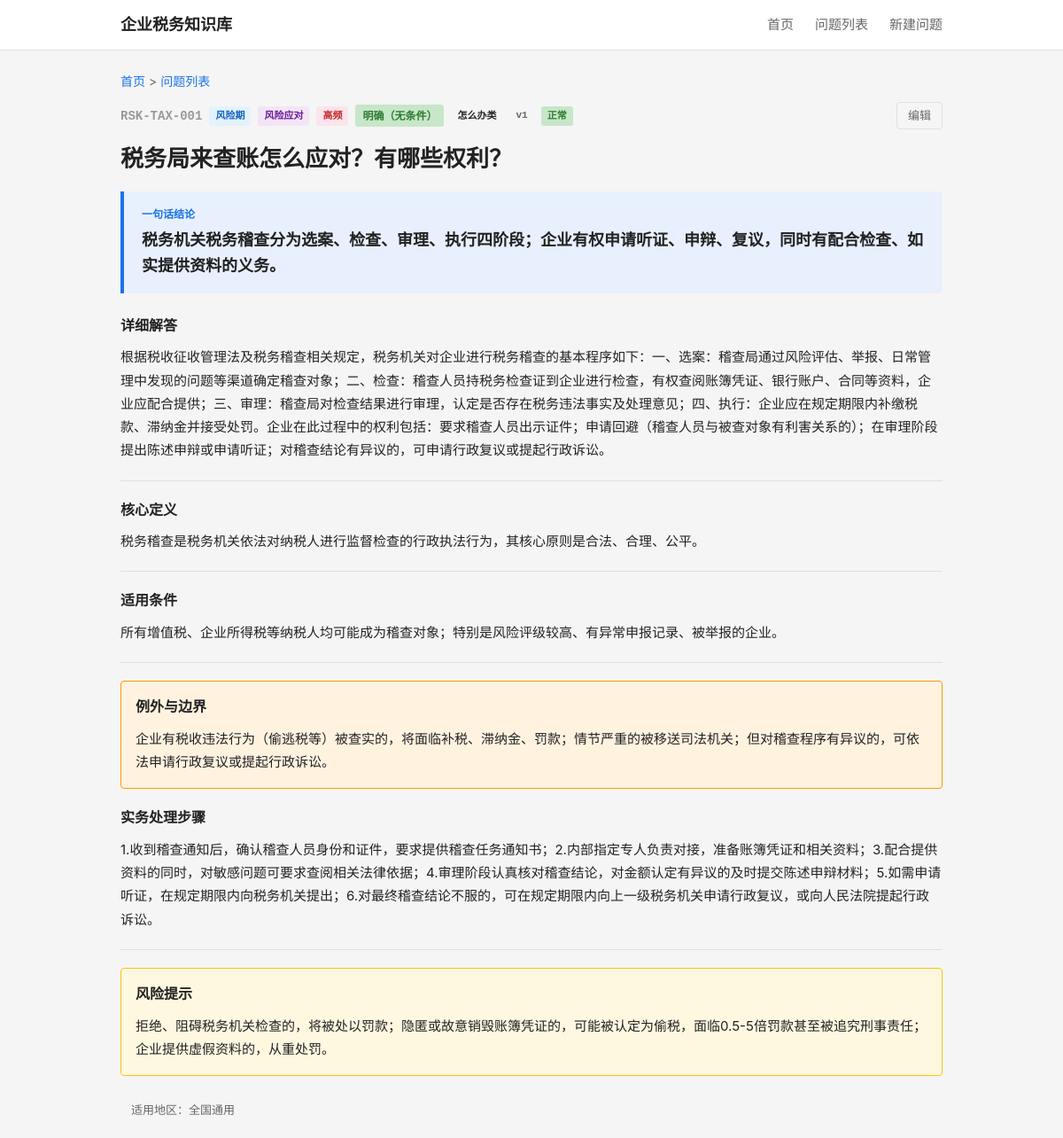
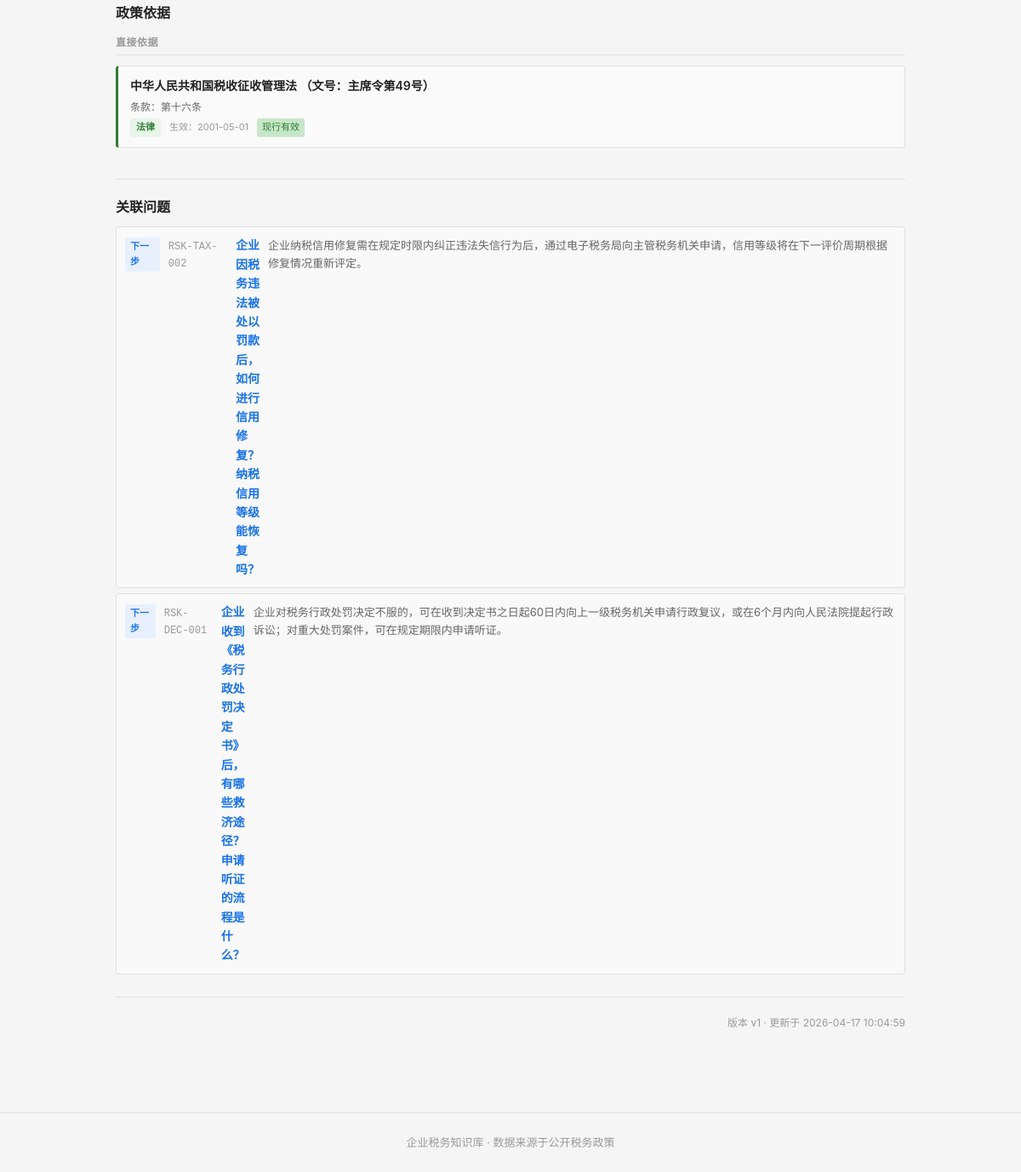
The page /question/RSK-TAX-001 on the database its author committed (2 pictures, top to bottom).
### tables this page shows
CREATE TABLE question_master (
    id              INTEGER PRIMARY KEY AUTOINCREMENT,
    question_code   TEXT NOT NULL UNIQUE,
    question_title  TEXT NOT NULL,
    question_plain  TEXT NOT NULL,

    -- 分类
    stage_code      TEXT NOT NULL,
    module_code     TEXT NOT NULL,
    question_type   TEXT NOT NULL,

    -- 答案
    one_line_answer TEXT NOT NULL,
    detailed_answer TEXT,
    core_definition TEXT,

    -- 条件与边界
    applicable_conditions TEXT,
    exceptions_boundary   TEXT,

    -- 实务
    practical_steps TEXT,
    risk_warning    TEXT,

    -- 适用范围
    scope_level     TEXT NOT NULL DEFAULT 'scope_national',
    local_region    TEXT,

    -- 确定性
    answer_certainty TEXT NOT NULL DEFAULT 'certain_clear',

    -- 元数据
    keywords        TEXT,
    high_frequency_flag INTEGER NOT NULL DEFAULT 0,
    newbie_flag     INTEGER NOT NULL DEFAULT 0,

    -- 版本管理
    status          TEXT NOT NULL DEFAULT 'draft',
    version_no      INTEGER NOT NULL DEFAULT 1,

    -- 审计字段
    created_at      TEXT NOT NULL DEFAULT (datetime('now')),
    updated_at      TEXT NOT NULL DEFAULT (datetime('now'))
);

CREATE TABLE question_policy_link (
    id              INTEGER PRIMARY KEY AUTOINCREMENT,
    question_id     INTEGER NOT NULL,
    policy_id       INTEGER NOT NULL,
    support_type    TEXT NOT NULL,
    support_note    TEXT,
    display_order   INTEGER NOT NULL DEFAULT 1,

    FOREIGN KEY (question_id) REFERENCES question_master(id) ON DELETE CASCADE,
    FOREIGN KEY (policy_id)   REFERENCES policy_basis(id)    ON DELETE CASCADE
);

CREATE TABLE policy_basis (
    id              INTEGER PRIMARY KEY AUTOINCREMENT,
    policy_code     TEXT NOT NULL UNIQUE,
    policy_name     TEXT NOT NULL,
    document_no     TEXT,
    article_ref     TEXT,

    -- 政策层级
    policy_level    TEXT NOT NULL,

    -- 有效期
    effective_date  TEXT,
    expiry_date     TEXT,
    current_status  TEXT NOT NULL DEFAULT 'effective',

    -- 内容摘要
    policy_summary  TEXT,
    raw_quote_short TEXT,

    -- 适用范围
    region_scope    TEXT DEFAULT 'national',

    -- 备注
    remarks         TEXT,

    -- 审计字段
    created_at      TEXT NOT NULL DEFAULT (datetime('now')),
    updated_at      TEXT NOT NULL DEFAULT (datetime('now'))
);

CREATE TABLE question_relation (
    id              INTEGER PRIMARY KEY AUTOINCREMENT,
    question_id     INTEGER NOT NULL,
    related_id      INTEGER NOT NULL,
    relation_type   TEXT NOT NULL,
    display_order   INTEGER NOT NULL DEFAULT 1,

    FOREIGN KEY (question_id) REFERENCES question_master(id) ON DELETE CASCADE,
    FOREIGN KEY (related_id)  REFERENCES question_master(id) ON DELETE CASCADE
);

### backend/app.py (the view)
    @app.route('/question/<question_code>')
    def question_detail(question_code):
        from services.question_service import QuestionService
        svc = QuestionService()
        detail = svc.get_question_detail(question_code)
        if not detail:
            return "问题不存在", 404
        stages = svc.get_stages()
        modules = svc.get_modules()
        return render_template('detail.html',
                               detail=detail, stages=stages, modules=modules)

### backend/services/question_service.py (called while the page is built)
    def _query(self, sql, params=None):
        conn = sqlite3.connect(self.db_path)
        conn.execute("PRAGMA foreign_keys = ON")
        conn.row_factory = sqlite3.Row
        cur = conn.cursor()
        if params:
            cur.execute(sql, params)
        else:
            cur.execute(sql)
        rows = cur.fetchall()
        conn.close()
        return [dict(r) for r in rows]

    def _query_one(self, sql, params=None):
        rows = self._query(sql, params)
        return rows[0] if rows else None

    def get_stages(self):
        return self._query("""
            SELECT tag_code, tag_name
            FROM tag_dict
            WHERE tag_category = 'stage'
            ORDER BY display_order
        """)

    def get_modules(self):
        return self._query("""
            SELECT tag_code, tag_name
            FROM tag_dict
            WHERE tag_category = 'module'
            ORDER BY display_order
        """)

### frontend/templates/detail.html (shortened to what this page needs)
{% extends "base.html" %}
{% macro certainty_label(code) %}
    {% if code == 'certain_clear' %}<span class="certainty-tag clear">明确（无条件）</span>
    {% elif code == 'certain_conditional' %}<span class="certainty-tag condition">有条件</span>
    {% elif code == 'certain_dispute' %}<span class="certainty-tag dispute">有争议</span>
    {% elif code == 'certain_practice' %}<span class="certainty-tag practice">实务做法</span>
    {% else %}<span class="certainty-tag">{{ code }}</span>{% endif %}
{% endmacro %}
{% macro policy_level_label(code) %}{{ {'level_law':'法律','level_admin':'行政法规','level_department':'部门规章','level_bulletin':'规范性文件','level_local':'地方文件'}.get(code, code or '') }}{% endmacro %}
{% macro question_type_label(code) %}
{%- if code == 'type_whether' -%}是否类
{%- elif code == 'type_how' -%}怎么办类
{%- elif code == 'type_define' -%}定义类
{%- elif code == 'type_risk' -%}风险类
{%- elif code == 'type_time' -%}时限类
{%- elif code == 'type_why' -%}为什么类
{%- elif code == 'type_what' -%}是什么类
{%- elif code == 'type_clarify' -%}是否类
{%- elif code == 'type_steps' -%}怎么办类
{%- else -%}{{ code }}{%- endif -%}
{% endmacro %}
{% macro status_label(code) %}
    {% if code == 'active' %}正常
    {% elif code == 'draft' %}草稿
    {% elif code == 'pending' %}待复核
    {% elif code == 'archived' %}归档
    {% elif code == 'obsolete' %}过时
    {% else %}{{ code }}{% endif %}
{% endmacro %}
{% macro stage_label(code) %}
    {%- if code == 'SET' -%}设立期
    {%- elif code == 'OPR' -%}开业期
    {%- elif code == 'CHG' -%}变更期
    {%- elif code == 'RSK' -%}风险期
    {%- elif code == 'SUS' -%}停业期
    {%- elif code == 'CLS' -%}注销期
    {%- else -%}{{ code }}{%- endif -%}
{% endmacro %}
{% macro module_label(code) %}
    {%- if code == 'REG' -%}登记设立
    {%- elif code == 'DEC' -%}申报纳税
    {%- elif code == 'INV' -%}发票管理
    {%- elif code == 'VAT' -%}增值税
    {%- elif code == 'IIT' -%}个人所得税
    {%- elif code == 'CIT' -%}企业所得税
    {%- elif code == 'SSF' -%}社保公积金
    {%- elif code == 'CHG' -%}变更登记
    {%- elif code == 'CLEAR' -%}清税注销
    {%- elif code == 'RISK' -%}风险应对
    {%- elif code == 'FEE' -%}成本费用
    {%- elif code == 'PREF' -%}优惠政策
    {%- elif code == 'ETAX' -%}电子税务
    {%- else -%}{{ code }}{%- endif -%}
{% endmacro %}
{% macro relation_type_label(code) %}
    {%- if code == 'related' -%}相关问题
    {%- elif code == 'next_step' -%}下一步
    {%- elif code == 'prerequisite' -%}前提问题
    {%- elif code == 'similar' -%}相似问题
    {%- elif code == 'see_also' -%}交叉参考
    {%- else -%}{{ code }}{%- endif -%}
{% endmacro %}
{% block main %}
<div class="detail-header">
    <div class="breadcrumb">
        <a href="/">首页</a> &gt; <a href="/questions">问题列表</a>
    </div>
    <div class="question-meta-top">
        <span class="q-code-lg">{{ detail.question_code }}</span>
        <span class="q-badge stage">{{ stage_label(detail.stage_code) }}</span>
        <span class="q-badge module">{{ module_label(detail.module_code) }}</span>
        {% if detail.high_frequency_flag %}
        <span class="q-badge hf">高频</span>
        {% endif %}
        {{ certainty_label(detail.answer_certainty) }}
        <span class="q-badge">{{ question_type_label(detail.question_type) }}</span>
        <span class="q-badge version">v{{ detail.version_no }}</span>
        <span class="q-badge status-{{ detail.status }}">{{ status_label(detail.status) }}</span>
        <a href="/question/{{ detail.question_code }}/edit" class="edit-btn">编辑</a>
    </div>
</div>
<h1 class="detail-title">{{ detail.question_plain if detail.question_plain else detail.question_title }}</h1>
<div class="answer-box">
    <div class="answer-label">一句话结论</div>
    <div class="answer-content">{{ detail.one_line_answer }}</div>
</div>
{% if detail.detailed_answer %}
<div class="detail-section">
    <h3>详细解答</h3>
    <div class="detail-text">{{ detail.detailed_answer }}</div>
</div>
{% endif %}
{% if detail.core_definition %}
<div class="detail-section">
    <h3>核心定义</h3>
    <div class="detail-text">{{ detail.core_definition }}</div>
</div>
{% endif %}
{% if detail.applicable_conditions %}
<div class="detail-section">
    <h3>适用条件</h3>
    <div class="detail-text">{{ detail.applicable_conditions }}</div>
</div>
{% endif %}
{% if detail.exceptions_boundary %}
<div class="detail-section exception">
    <h3>例外与边界</h3>
    <div class="detail-text">{{ detail.exceptions_boundary }}</div>
</div>
{% endif %}
{% if detail.practical_steps %}
<div class="detail-section">
    <h3>实务处理步骤</h3>
    <div class="detail-text">{{ detail.practical_steps }}</div>
</div>
{% endif %}
{% if detail.risk_warning %}
<div class="detail-section warning">
    <h3>风险提示</h3>
    <div class="detail-text">{{ detail.risk_warning }}</div>
</div>
{% endif %}
{% if detail.scope_level == 'scope_national' %}
<div class="scope-note">适用地区：全国通用</div>
{% elif detail.scope_level == 'scope_local' %}
<div class="scope-note">适用地区：地方口径</div>
{% elif detail.scope_level == 'scope_mixed' %}
<div class="scope-note">适用地区：混合口径</div>
{% elif detail.local_region %}
<div class="scope-note local">地区：{{ detail.local_region }}</div>
{% endif %}
{% if detail.policies %}
{% set direct_policies = [] %}
{% set procedure_policies = [] %}
{% set other_policies = [] %}
{% for p in detail.policies %}
    {% if p.support_type == 'support_direct' %}{% do direct_policies.append(p) %}{% endif %}
    {% if p.support_type == 'support_procedure' %}{% do procedure_policies.append(p) %}{% endif %}
    {% if p.support_type not in ['support_direct', 'support_procedure'] %}{% do other_policies.append(p) %}{% endif %}
{% endfor %}
<div class="detail-section policies-section">
    <h3>政策依据</h3>
    {% if direct_policies %}
    <div class="policy-group">
        <div class="policy-group-label">直接依据</div>
        <ul class="policy-list">
            {% for p in direct_policies %}
            <li class="policy-item type-direct">
                <div class="policy-title">
                    {{ p.policy_name }}
                    {% if p.article_ref %}（文号：{{ p.document_no }}）{% endif %}
                </div>
                {% if p.article_ref %}<div class="policy-article">条款：{{ p.article_ref }}</div>{% endif %}
                <div class="policy-meta">
                    <span class="policy-level-badge level-{{ p.policy_level }}">{{ policy_level_label(p.policy_level) }}</span>
                    {% if p.effective_date %}<span class="policy-effective">生效：{{ p.effective_date }}</span>{% endif %}
                    {% if p.current_status == 'pol_effective' %}<span class="policy-stat effective">现行有效</span>
                    {% elif p.current_status == 'pol_expired' %}<span class="policy-stat expired">已失效</span>
                    {% elif p.current_status == 'pol_partial' %}<span class="policy-stat partial">部分失效</span>{% endif %}
                </div>
            </li>
            {% endfor %}
        </ul>
    </div>
    {% endif %}
</div>
{% endif %}
{% if detail.relations %}
<div class="detail-section relations">
    <h3>关联问题</h3>
    <ul class="relation-list">
        {% for r in detail.relations %}
        <li>
            <a href="/question/{{ r.question_code }}" class="relation-link">
                <span class="rel-type-badge type-{{ r.relation_type }}">{{ relation_type_label(r.relation_type) }}</span>
                <span class="rel-code">{{ r.question_code }}</span>
                <span class="rel-title">{{ r.question_title }}</span>
                <span class="rel-answer">{{ r.one_line_answer }}</span>
            </a>
        </li>
        {% endfor %}
    </ul>
</div>
{% endif %}
<div class="detail-footer">
    <span>版本 v{{ detail.version_no }} · 更新于 {{ detail.updated_at }}</span>
</div>
{% endblock %}

### rows shown on the page
question_master: question_code "RSK-TAX-001", version_no "1", question_plain "税务局来查账怎么应对？有哪些权利？", one_line_answer "税务机关税务稽查分为选案、检查、审理、执行四阶段；企业有权申请听证、申辩、复议，同时有配合检查、如实提供资料的义务。", detailed_answer "根据税收征收管理法及税务稽查相关规定，税务机关对企业进行税务稽查的基本程序如下：一、选案：稽查局通过风险评估、举报、日常管理中发现的问题等渠道确定稽查对象；二、检查：稽查人员持税务检查证到企业进行检查，有权查阅账簿凭证、银行账户、合同等资料，企业应配合提供；三、审理：稽查局对检查结果进行审理，认定是否存在税务违法事实及处理意见；四、执行：企业应在规定期限内补缴税款、滞纳金并接受处罚。企业在此过程中的权利包括：要求稽查人员出示证件；申请回避（稽查人员与被查对象有利害关系的）；在审理阶段提出陈述申辩或申请听证；对稽查结论有异议的，可申请行政复议或提起行政诉讼。", core_definition "税务稽查是税务机关依法对纳税人进行监督检查的行政执法行为，其核心原则是合法、合理、公平。", applicable_conditions "所有增值税、企业所得税等纳税人均可能成为稽查对象；特别是风险评级较高、有异常申报记录、被举报的企业。", exceptions_boundary "企业有税收违法行为（偷逃税等）被查实的，将面临补税、滞纳金、罚款；情节严重的被移送司法机关；但对稽查程序有异议的，可依法申请行政复议或提起行政诉讼。", practical_steps "1.收到稽查通知后，确认稽查人员身份和证件，要求提供稽查任务通知书；2.内部指定专人负责对接，准备账簿凭证和相关资料；3.配合提供资料的同时，对敏感问题可要求查阅相关法律依据；4.审理阶段认真核对稽查结论，对金额认定有异议的及时提交陈述申辩材料；5.如需申请听证，在规定期限内向税务机关提出；6.对最终稽查结论不服的，可在规定期限内向上一级税务机关申请行政复议，或向人民法院提起行政诉讼。", risk_warning "拒绝、阻碍税务机关检查的，将被处以罚款；隐匿或故意销毁账簿凭证的，可能被认定为偷税，面临0.5-5倍罚款甚至被追究刑事责任；企业提供虚假资料的，从重处罚。", updated_at "2026-04-17 10:04:59"
question_policy_link: policy_name "中华人民共和国税收征收管理法", document_no "主席令第49号", article_ref "第十六条", effective_date "2001-05-01"
policy_basis: policy_level "法律"
question_relation: relation_type "下一步", question_code "RSK-TAX-002", question_title "企业因税务违法被处以罚款后，如何进行信用修复？纳税信用等级能恢复吗？", one_line_answer "企业纳税信用修复需在规定时限内纠正违法失信行为后，通过电子税务局向主管税务机关申请，信用等级将在下一评价周期根据修复情况重新评定。"
question_relation: relation_type "下一步", question_code "RSK-DEC-001", question_title "企业收到《税务行政处罚决定书》后，有哪些救济途径？申请听证的流程是什么？", one_line_answer "企业对税务行政处罚决定不服的，可在收到决定书之日起60日内向上一级税务机关申请行政复议，或在6个月内向人民法院提起行政诉讼；对重大处罚案件，可在规定期限内申请听证。"
